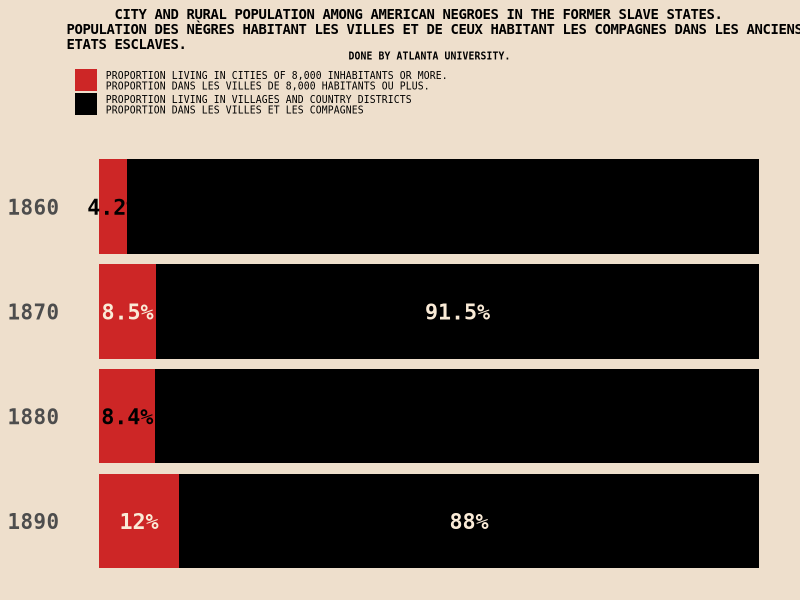

Reproduce this figure in R.
#################################
### ggplot2 meets W. E. B. Du Bois
###
### graph 3: =========================================
### city and rural population
### original: https://hdl.loc.gov/loc.pnp/ppmsca.33914
###
### digitized original collection available at:
### https://www.loc.gov/pictures/collection/anedub/dubois.html
#################################

library(ggplot2)

### intial setup: ====================================

# going to use the Inconsolata font, available for download here:
# https://fontlibrary.org/en/font/inconsolata
font_name <- "Inconsolata"

# set up theme skeleton with apporpriate font, correct background color,
# centered and bold main title, centered subtitle
theme_du_bois <- function() {
  theme_gray(base_family = font_name) %+replace%
    theme(
      plot.background = element_rect(
        fill = "antiquewhite2",
        color = "antiquewhite2"
      ),
      panel.background = element_rect(
        fill = "antiquewhite2",
        color = "antiquewhite2"
      ),
      plot.title = element_text(
        hjust = 0.5,
        face = "bold"
      ),
      plot.subtitle = element_text(hjust = 0.5)
    )
}

# creating data from original graph -------
popn <- data.frame(
  year = rep(seq(1860, 1890, by = 10), times = 2),
  group = rep(c("city", "rural"), each = 4),
  pct = c(4.2, 8.5, 8.4, 12, 95.8, 91.5, 91.6, 88)
)

# plot -------
ppmsca_33914 <- ggplot(
  data = popn,
  mapping = aes(
    x = year,
    y = pct,
    fill = rev(group)
  )
) +
  geom_bar(stat = "identity") +
  geom_text(
    aes(
      label = paste0(pct, "%"),
      family = font_name,
      fontface = "bold"
    ),
    position = position_stack(vjust = 0.5),
    color = rep(c("black", "antiquewhite"), times = 4
    ),
    # need the 4.2% smaller to fit within the area
    size = c(5.5, 5.5, 5.5, 5.5, 5.5, 5.5, 3, 5.5)
  ) +
  coord_flip() +
  # to get the French title correctly, i can left-justify the entire title and
  # just pad the English title for indentation
  labs(
    title = "      CITY AND RURAL POPULATION AMONG AMERICAN NEGROES IN THE FORMER SLAVE STATES.\nPOPULATION DES NÈGRES HABITANT LES VILLES ET DE CEUX HABITANT LES COMPAGNES DANS LES ANCIENS\nETATS ESCLAVES.",
    subtitle = "DONE BY ATLANTA UNIVERSITY.",
    x = NULL,
    y = NULL
  ) +
  scale_fill_manual(
    values = c("black", "firebrick3"),
    name = NULL,
    labels = c(
      "PROPORTION LIVING IN VILLAGES AND COUNTRY DISTRICTS\nPROPORTION DANS LES VILLES ET LES COMPAGNES",
      "PROPORTION LIVING IN CITIES OF 8,000 INHABITANTS OR MORE.\nPROPORTION DANS LES VILLES DE 8,000 HABITANTS OU PLUS."
    ),
    # reverse legend so that city is on top and stays red
    guide = guide_legend(reverse = TRUE)
  ) +
  scale_x_reverse() +
  theme_du_bois()

# theme adjustments
ppmsca_33914 + theme(
  plot.title = element_text(
    size = 10,
    hjust = 0
  ),
  # ^make title left-justified
  plot.subtitle = element_text(
    size = 7,
    face = "bold"
  ),
  axis.ticks = element_blank(),
  axis.text.x = element_blank(),
  axis.text.y = element_text(
    face = "bold",
    size = 15
  ),
  panel.grid.major.x = element_blank(),
  panel.grid.minor = element_blank(),
  panel.grid.major.y = element_blank(),
  legend.text = element_text(size = 7),
  legend.position = "top",
  # make legend keys vertical and left-justified
  legend.direction = "vertical",
  legend.justification = "left",
  # remove white backgrounds from legend and keys
  legend.background = element_blank(),
  legend.key = element_blank()
)
